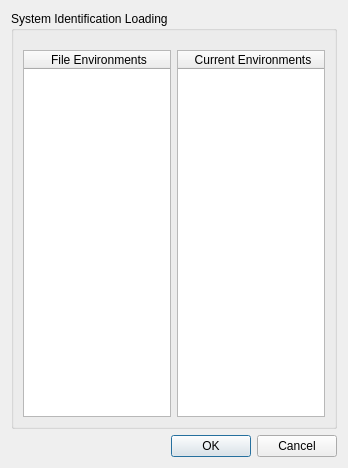
<?xml version="1.0" encoding="UTF-8"?>
<ui version="4.0">
 <class>system_id_selector_dialog</class>
 <widget class="QDialog" name="system_id_selector_dialog">
  <property name="geometry">
   <rect>
    <x>0</x>
    <y>0</y>
    <width>348</width>
    <height>468</height>
   </rect>
  </property>
  <property name="windowTitle">
   <string>Environment Selector</string>
  </property>
  <layout class="QVBoxLayout" name="verticalLayout">
   <item>
    <widget class="QGroupBox" name="system_id_groupbox">
     <property name="title">
      <string>System Identification Loading</string>
     </property>
     <layout class="QVBoxLayout" name="verticalLayout_2">
      <item>
       <layout class="QHBoxLayout" name="horizontalLayout">
        <property name="topMargin">
         <number>10</number>
        </property>
        <item>
         <widget class="QTableWidget" name="file_table_widget">
          <attribute name="horizontalHeaderDefaultSectionSize">
           <number>150</number>
          </attribute>
          <column>
           <property name="text">
            <string>File Environments</string>
           </property>
          </column>
         </widget>
        </item>
        <item>
         <widget class="QTableWidget" name="current_table_widget">
          <attribute name="horizontalHeaderDefaultSectionSize">
           <number>150</number>
          </attribute>
          <column>
           <property name="text">
            <string>Current Environments</string>
           </property>
          </column>
         </widget>
        </item>
       </layout>
      </item>
     </layout>
    </widget>
   </item>
   <item>
    <widget class="QDialogButtonBox" name="buttonBox">
     <property name="orientation">
      <enum>Qt::Horizontal</enum>
     </property>
     <property name="standardButtons">
      <set>QDialogButtonBox::Cancel|QDialogButtonBox::Ok</set>
     </property>
    </widget>
   </item>
  </layout>
 </widget>
 <resources/>
 <connections>
  <connection>
   <sender>buttonBox</sender>
   <signal>accepted()</signal>
   <receiver>system_id_selector_dialog</receiver>
   <slot>accept()</slot>
   <hints>
    <hint type="sourcelabel">
     <x>248</x>
     <y>254</y>
    </hint>
    <hint type="destinationlabel">
     <x>157</x>
     <y>274</y>
    </hint>
   </hints>
  </connection>
  <connection>
   <sender>buttonBox</sender>
   <signal>rejected()</signal>
   <receiver>system_id_selector_dialog</receiver>
   <slot>reject()</slot>
   <hints>
    <hint type="sourcelabel">
     <x>316</x>
     <y>260</y>
    </hint>
    <hint type="destinationlabel">
     <x>286</x>
     <y>274</y>
    </hint>
   </hints>
  </connection>
 </connections>
</ui>
